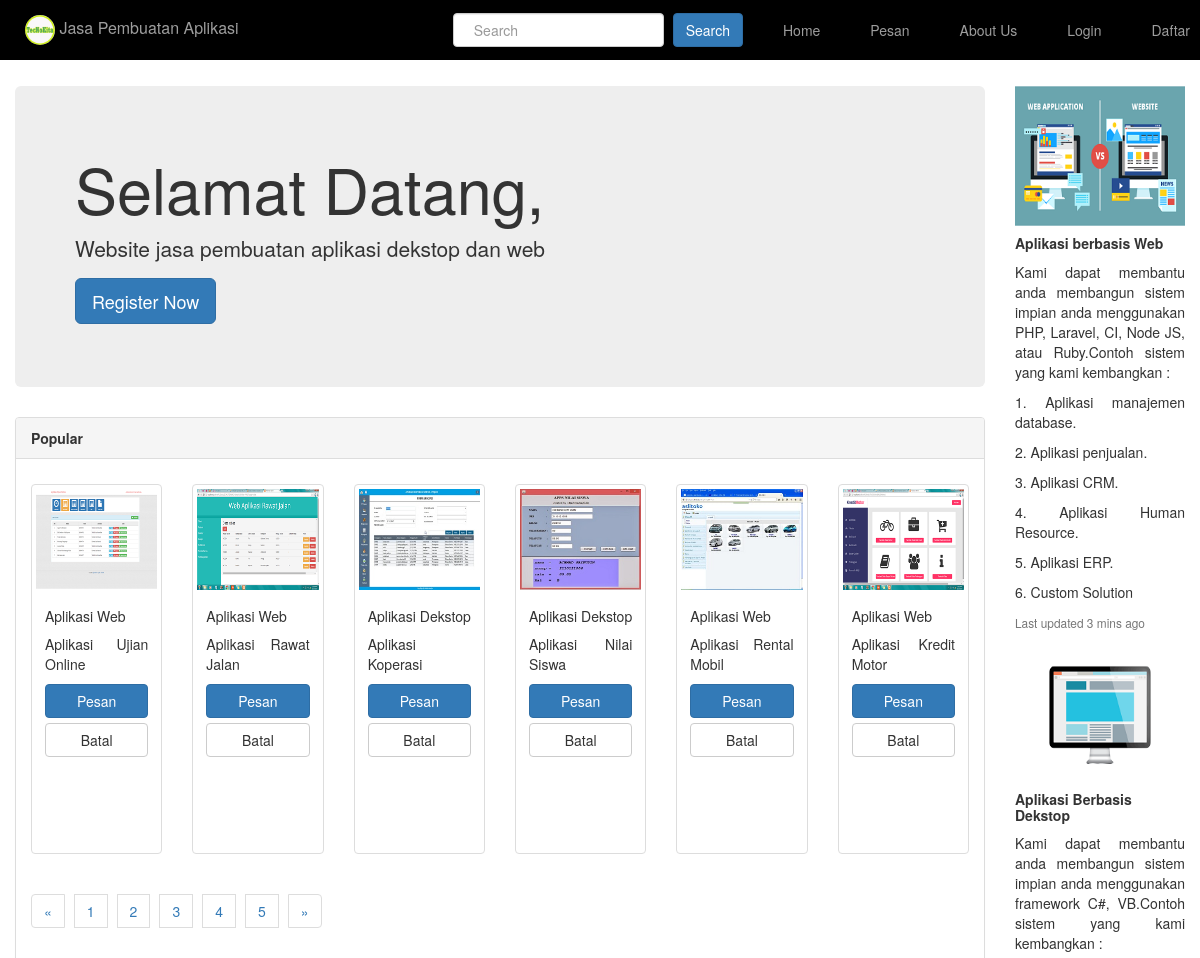
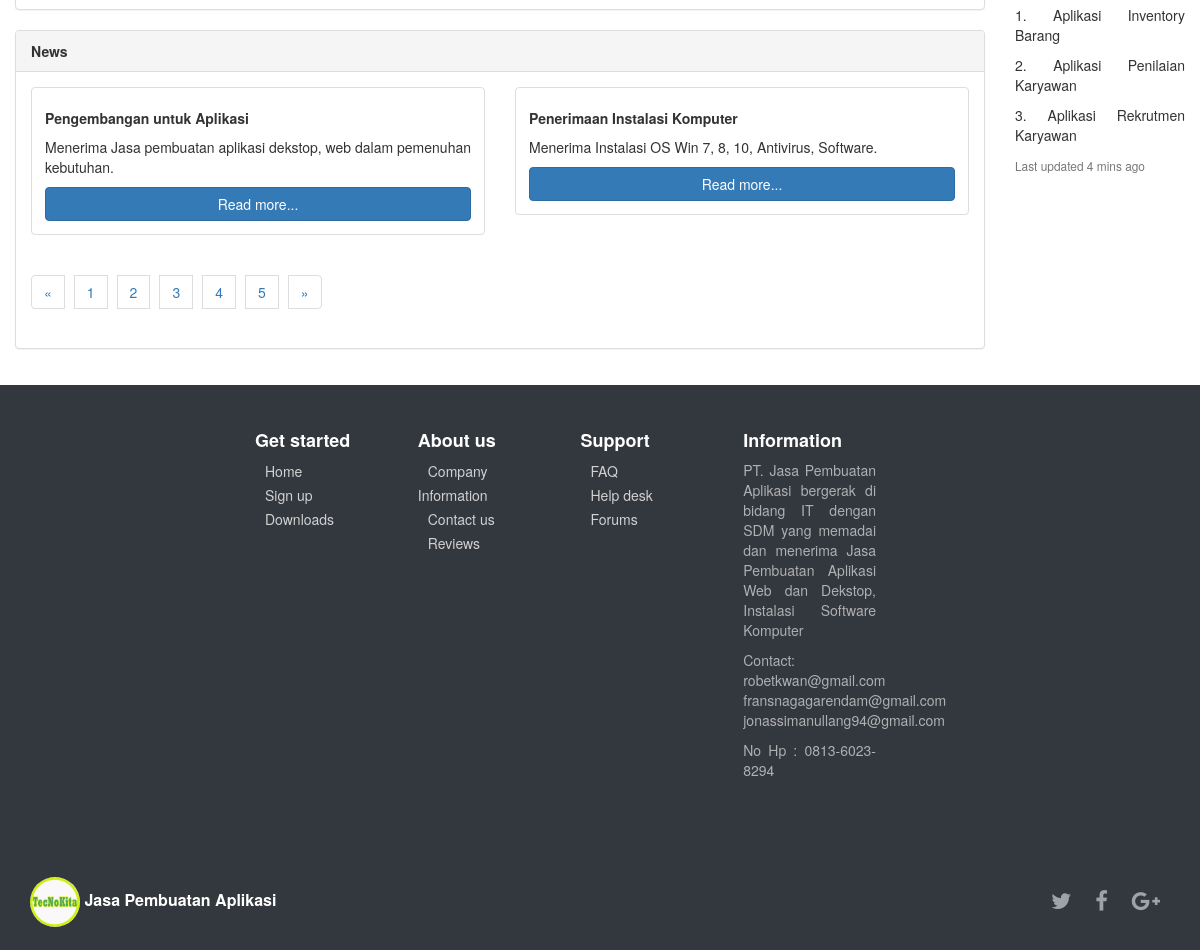
The page /cari.php on the database its author committed (2 pictures, top to bottom).
### tables this page shows
CREATE TABLE `list` (
  `id` int(11) NOT NULL,
  `img` varchar(35) NOT NULL,
  `nama` varchar(35) NOT NULL,
  `isi` varchar(3000) NOT NULL
);

### cari.php (the view, shortened to what this page needs)
<!DOCTYPE html>
<html>
<head>
  <link rel="stylesheet" type="text/css" href="css/bootstrap.css">
    <link rel="stylesheet" href="http://cdnjs.cloudflare.com/ajax/libs/font-awesome/4.6.3/css/font-awesome.min.css">
    <link rel="stylesheet" href="http://maxcdn.bootstrapcdn.com/bootstrap/3.3.7/css/bootstrap.min.css">
    <link rel="stylesheet" href="assets/css/Footer-with-logo.css">
    <link href="vendor/bootstrap/css/bootstrap.min.css" rel="stylesheet">
    <link href="css/full-slider.css" rel="stylesheet">
</head>
<body>
      <?php
      include 'db.php';
        $i = 1;
      $data = mysqli_query($con,"select * from list where id = $i");
      ?>
<link rel="stylesheet" href="https://cdnjs.cloudflare.com/ajax/libs/twitter-bootstrap/3.3.7/css/bootstrap.min.css">
<nav class="navbar navbar-inverse navbar-static-top" role="navigation">
    <div class="collapse navbar-collapse" id="bs-example-navbar-collapse-1" style="background-color: black">
      <ul class="nav navbar-nav navbar-left">
      <li><a href="#" style="font-size: 16px"><img src="images/logo.jpg" style="width: 30px;height: 30px;border-radius: 20px;" alt="">  Jasa Pembuatan Aplikasi</a>
    </li>
  </ul>
      <ul class="nav navbar-nav navbar-right" style="margin-top: 5px;">
       <form class="navbar-form navbar-left" action="cari.php" method="get">
        <div class="form-group">
          <input type="text" name="nama" class="form-control" placeholder="Search">
          <button class="btn btn-primary" style="margin-left: 5px;">Search</button>
       </div>
    </form>
    <li><a href="index.php">Home</a></li>
    <li><a href="daftarpesan.php">Pesan</a></li>
    <li><a href="about.php">About Us</a></li>
    <li><a href="#" onclick="document.getElementById('id01').style.display='block'" style="width:auto;">Login</a></li>
    <li><a href="#" onclick="document.getElementById('id02').style.display='block'" style="width:auto;">Daftar</a></li>
      </ul>
    </div>
</nav>
  <link rel="stylesheet" href="https://maxcdn.bootstrapcdn.com/bootstrap/3.3.7/css/bootstrap.min.css">
<div class="container" style="width: 100%">
<div class="row">
  <div class="col-sm-10">
    <div class="jumbotron">
      <h1>Selamat Datang,</h1>
      <p>Website jasa pembuatan aplikasi dekstop dan web</p>
      <p><a class="btn btn-primary btn-lg" href="#" role="button" onclick="document.getElementById('id02').style.display='block'" style="width:auto;">Register Now</a></p>
    </div>
<div class="panel panel-default">
      <div class="panel-heading"><b>Popular</b></div>
      <div class="panel-body">
<div class="row">
     <?php
        include 'db.php';
    ?></p>
    <?php
  if(isset($_GET['nama'])){
    $cari = $_GET['nama'];
    $data = mysqli_query($con, "select * from list where nama like '%".$cari."%' or isi like '%".$cari."%'");
  }
  else{
    $data = mysqli_query($con,"select * from list");
  }
  while($d = mysqli_fetch_array($data)){
  ?>
   <div class="col-sm-4 col-md-2">
    <div class="thumbnail" style="height: 370px;">
      <img src="images/<?php echo $d['img'];?>" alt="">
      <div class="caption">
        <h5><?php echo $d['nama']; ?></h5>
        <p><?php echo $d['isi']; ?></p>
       <a href="#" onclick="document.getElementById('id04').style.display='block'" style="width:auto;" class="btn btn-large btn-block btn-primary" role="button">Pesan</a> <a href="#" class="btn btn-large btn-block btn-default" role="button" style="float: right;">Batal</a></p>
      </div>
    </div>
  </div>
  <?php } ?>
</div>
<nav aria-label="Page navigation">
  <ul class="pagination">
    <li>
      <a href="#" aria-label="Previous">
        <span aria-hidden="true">&laquo;</span>
      </a>
    </li>
    <li><a href="#">1</a></li>
    <li><a href="#">2</a></li>
    <li><a href="#">3</a></li>
    <li><a href="#">4</a></li>
    <li><a href="#">5</a></li>
    <li>
      <a href="#" aria-label="Next">
        <span aria-hidden="true">&raquo;</span>
      </a>
    </li>
  </ul>
</nav>
</div>
</div>
<div class="panel panel-default">
      <div class="panel-heading"><b>News</b></div>
      <div class="panel-body">
<div class="row">
 <div class="col-sm-6">
    <div class="thumbnail">
    <div class="card-body">
      <div class="caption">
        <h5 class="card-title"><b>Pengembangan untuk Aplikasi</b></h5>
        <p class="card-text">Menerima Jasa pembuatan aplikasi dekstop, web dalam pemenuhan kebutuhan.</p>
        <a href="#" class="btn btn-large btn-block btn-primary">Read more...</a>
      </div>
    </div>
  </div>
</div>
  <div class="col-sm-6">
    <div class="thumbnail">
      <div class="card-body">
        <div class="caption">
        <h5 class="card-title"><b>Penerimaan Instalasi Komputer</b></h5>
        <p class="card-text">Menerima Instalasi OS Win 7, 8, 10, Antivirus, Software.</p>
        <a href="instal.php" class="btn btn-large btn-block btn-primary">Read more...</a>
      </div>
      </div>
    </div>
  </div>
</div>
<nav aria-label="Page navigation">
  <ul class="pagination">
    <li>
      <a href="#" aria-label="Previous">
        <span aria-hidden="true">&laquo;</span>
      </a>
    </li>
    <li><a href="#">1</a></li>
    <li><a href="#">2</a></li>
    <li><a href="#">3</a></li>
    <li><a href="#">4</a></li>
    <li><a href="#">5</a></li>
    <li>
      <a href="#" aria-label="Next">
        <span aria-hidden="true">&raquo;</span>
      </a>
    </li>
  </ul>
</nav>
</div>
</div>
</div>
 <div class="col-sm-2">
 <div class="card mb-3">
  <img class="card-img-top" src="img/web.png" alt="Card image cap" style="width: 100%;">
  <div class="card-body">
    <h5 class="card-title"><b>Aplikasi berbasis Web</b></h5>
    <p class="card-text">Kami dapat membantu anda membangun sistem impian anda menggunakan PHP, Laravel, CI, Node JS, atau Ruby.Contoh sistem yang kami kembangkan :</p>
  <p>1. Aplikasi manajemen database.</p>
  <p>2. Aplikasi penjualan.</p>
  <p>3. Aplikasi CRM.</p>
  <p>4. Aplikasi Human Resource.</p>
  <p>5. Aplikasi ERP.</p>
  <p>6. Custom Solution</p>
    <p class="card-text"><small class="text-muted">Last updated 3 mins ago</small></p>
  </div>
</div>
<div class="card mb-3">
  <img class="card-img-top" src="img/dektop.png" alt="Card image cap" style="width: 100%;">
  <div class="card-body">
    <h5 class="card-title"><b>Aplikasi Berbasis Dekstop</b></h5>
    <p class="card-text">Kami dapat membantu anda membangun sistem impian anda menggunakan framework C#, VB.Contoh sistem yang kami kembangkan :</p>
    <p>1. Aplikasi Inventory Barang</p>
    <p>2. Aplikasi Penilaian Karyawan</p>
    <p>3. Aplikasi Rekrutmen Karyawan</p>
    <p class="card-text"><small class="text-muted">Last updated 4 mins ago</small></p>
  </div>
</div>
</div>
</div>
  </div>
<footer id="myFooter">
        <div class="container" style="width: 80%; float: right;">
            <div class="row" style="width: 70%">
                <div class="col-sm-3">
                    <h5>Get started</h5>
                    <ul>
                        <li><a href="#">Home</a></li>
                        <li><a href="#">Sign up</a></li>
                        <li><a href="#">Downloads</a></li>
                    </ul>
                </div>
                <div class="col-sm-3">
                    <h5>About us</h5>
                    <ul>
                        <li><a href="#">Company Information</a></li>
                        <li><a href="#">Contact us</a></li>
                        <li><a href="#">Reviews</a></li>
                    </ul>
                </div>
                <div class="col-sm-3">
                    <h5>Support</h5>
                    <ul>
                        <li><a href="#">FAQ</a></li>
                        <li><a href="#">Help desk</a></li>
                        <li><a href="#">Forums</a></li>
                    </ul>
                </div>
                <div class="col-sm-3 info">
                    <h5>Information</h5>
                     <p> PT. Jasa Pembuatan Aplikasi bergerak di bidang IT dengan SDM yang memadai dan menerima Jasa Pembuatan Aplikasi Web dan Dekstop, Instalasi Software Komputer</p>
                    <p>Contact: robetkwan@gmail.com fransnagagarendam@gmail.com jonassimanullang94@gmail.com</p>
                    <p>No Hp  : 0813-6023-8294</p>
                </div>
            </div>
        </div>
        <div class="second-bar">
           <div class="container">
                <h2 class="logo"><a href="#" style="font-size: 16px"><img src="images/logo.jpg" style="width: 50px;height: 50px;border-radius: 30px;">  Jasa Pembuatan Aplikasi</a></h2>
                <div class="social-icons">
                    <a href="#" class="twitter"><i class="fa fa-twitter"></i></a>
                    <a href="#" class="facebook"><i class="fa fa-facebook"></i></a>
                    <a href="#" class="google"><i class="fa fa-google-plus"></i></a>
                </div>
            </div>
        </div>
    </footer>
</body>
</html>

### assets/css/Footer-with-logo.css (style rules this page uses)
#myFooter { background-color: #3a3f46; color: white; }
#myFooter .row { margin-bottom: 60px; }
#myFooter .info { text-align: justify; color: #afb0b1; }
#myFooter ul { list-style-type: none; padding-left: 0; line-height: 1.7; }
#myFooter h5 { font-size: 18px; color: white; font-weight: bold; margin-top: 30px; }
#myFooter .logo { margin-top: 10px; }
#myFooter .second-bar .logo a { color:white; font-size: 28px; float: left; font-weight: bold; line-height: 68px; margin: 0; padding: 0; }
#myFooter a { color: #d2d1d1; text-decoration: none; }
#myFooter .second-bar { text-align: center; background-color: #33373e; text-align: center; }
#myFooter .second-bar a { font-size: 22px; color: #9fa3a9; padding: 10px; transition: 0.2s; line-height: 68px; }
#myFooter .social-icons { float:right; }
html { height: 100%; }
body { display: flex; display: -webkit-flex; flex-direction: column; -webkit-flex-direction: column; height: 100%; }
#myFooter { flex: 0 0 auto; -webkit-flex: 0 0 auto; }

### cari.php (style rules this page uses)
li a { margin-right: 10px; text-decoration: none; color: white; margin-left: 10px; }
li { text-decoration: none; }
.form-group { margin-left: 10px; }
p { text-align: justify; }
input[type=text], input[type=password], input[type=email] { width: 100%; padding: 12px 20px; display: inline-block; border: 1px solid #ccc; box-sizing: border-box; }
.container { padding: 16px; }
.container { width: 80%; }

### rows shown on the page
list: img (picture), nama "Aplikasi Web", isi "Aplikasi Ujian Online"
list: img (picture), nama "Aplikasi Web", isi "Aplikasi Rawat Jalan"
list: img (picture), nama "Aplikasi Dekstop", isi "Aplikasi Koperasi"
list: img (picture), nama "Aplikasi Dekstop", isi "Aplikasi Nilai Siswa"
list: img (picture), nama "Aplikasi Web", isi "Aplikasi Rental Mobil"
list: img (picture), nama "Aplikasi Web", isi "Aplikasi Kredit Motor"
